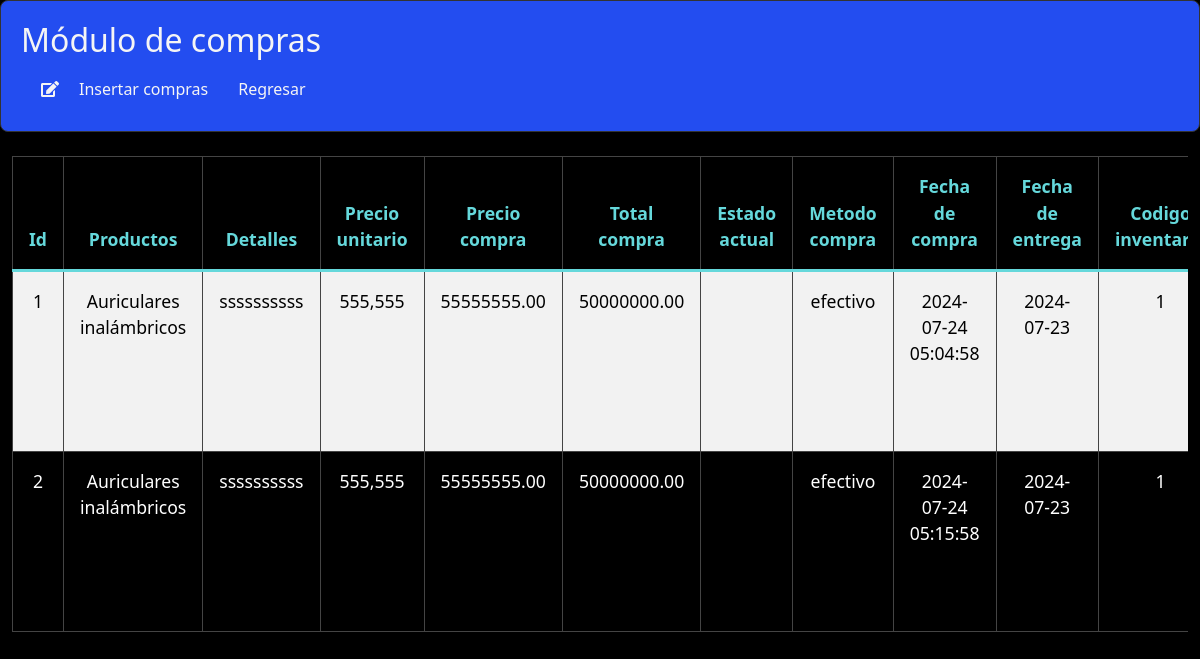
The page /app/Views/Shopping/create.php (signed in) on the database as committed earlier.
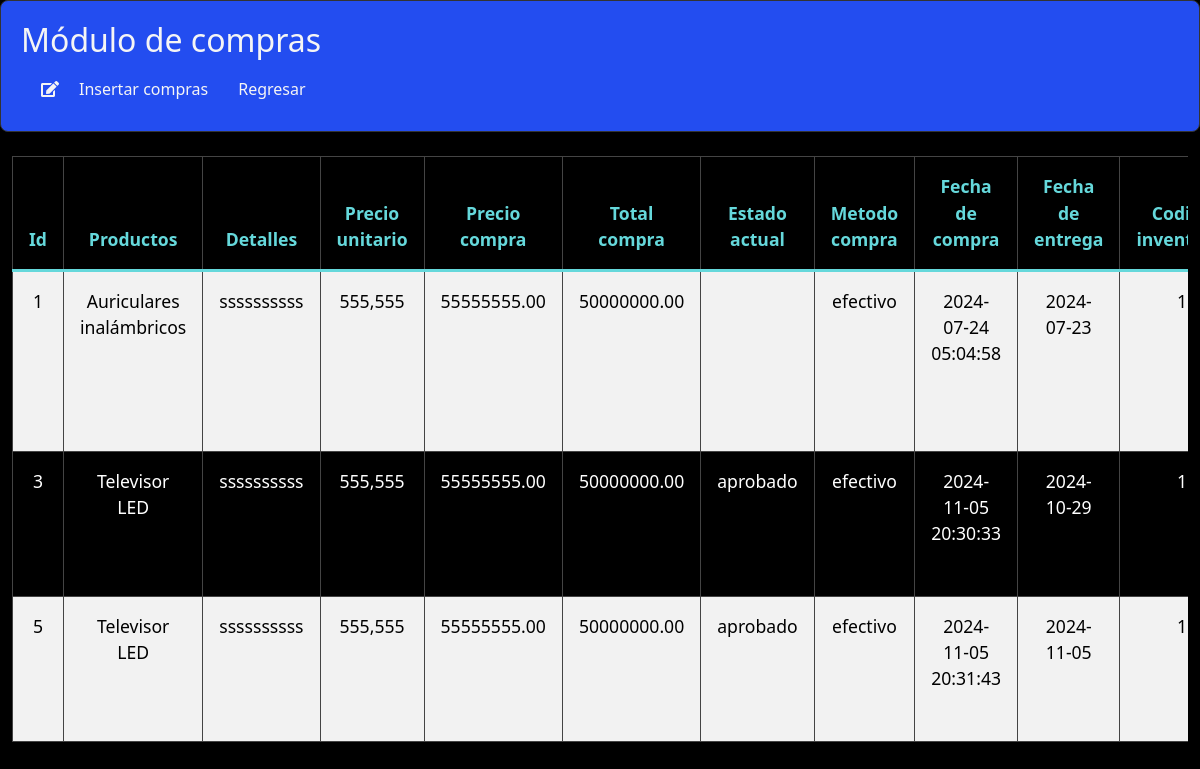
The same page on the database as committed later.
### tables this page shows
CREATE TABLE `compras` (
  `id_compra` int(11) NOT NULL,
  `productos_comprados` varchar(255) NOT NULL,
  `detalles_productos` text NOT NULL,
  `precio_unitario` decimal(10,2) DEFAULT NULL,
  `precio_compra` decimal(10,2) DEFAULT NULL,
  `total_compra` decimal(10,2) DEFAULT NULL,
  `estado_actual` enum('aprobado','pediente','finalizado') NOT NULL,
  `metodo_pago` varchar(50) NOT NULL,
  `fecha_compra` datetime NOT NULL DEFAULT current_timestamp(),
  `fecha_entrega` date NOT NULL DEFAULT current_timestamp(),
  `codigo_inventario` int(11) DEFAULT NULL,
  `id_proveedor` int(11) DEFAULT NULL,
  `id_usuario` int(11) DEFAULT NULL,
  `factura` varchar(255) NOT NULL
);

### app/Views/Shopping/create.php (the view, shortened to what this page needs)
<!DOCTYPE html>
    <html lang="es">
    <head>
        <link href="https://cdn.jsdelivr.net/npm/bootstrap@5.0.2/dist/css/bootstrap.min.css" rel="stylesheet"
>
        <link href="https://cdnjs.cloudflare.com/ajax/libs/font-awesome/5.15.3/css/all.min.css" rel="stylesheet">
    </head>
    <body>
</head>
<body>
<div class="panel">
        <div class="column">
            <h2>Módulo de  compras</h2>
            <ul class="nav">
                <li><i class="fas fa-edit icon"></i><a href='insert.php?da=2'>Insertar compras</a></li>
                <li class="nav-item">
                <a class="nav-link" href="/OptimizationPRO/app/main.php">
                                 Regresar
                            </a>
                        </li>
            </ul>
        </div>
    </div>
    <div class="container-fluid">
    <div class="table-container">
        <div class="table-responsive">
            <table class="table table-striped">
                <thead class="thead-light">
            <tr>
                <th scope="col">Id</th>
                <th scope="col">Productos</th>
                <th scope="col">Detalles</th>
                <th scope="col">Precio unitario</th>
                <th scope="col">Precio compra</th>
                <th scope="col">Total compra</th>
                <th scope="col">Estado actual</th>
                <th scope="col">Metodo compra</th>
                <th scope="col">Fecha de compra</th>
                <th scope="col">Fecha de entrega</th>
                <th scope="col">Codigo inventario</th>
            </tr>
        </thead>
        <tbody>
        <?php
        $mysqli = mysqli_connect(db_host, db_username, db_password, db_dbname);
        mysqli_set_charset($mysqli, 'utf8');
        $consulta = "SELECT * FROM compras ORDER BY id_compra";
        $resultados = $mysqli->query($consulta);
        while ($compra = $resultados->fetch_assoc()) {
        ?>
            <tr>
                <td><?php echo htmlspecialchars($compra['id_compra']); ?></td>
                <td><?php echo htmlspecialchars($compra['productos_comprados']); ?></td>
                <td><?php echo htmlspecialchars($compra['detalles_productos']); ?></td>
                <td><?php echo number_format($compra['precio_unitario']); ?></td>
                <td><?php echo htmlspecialchars($compra['precio_compra']); ?></td>
                <td><?php echo htmlspecialchars($compra['total_compra']); ?></td>
                <td><?php echo htmlspecialchars($compra['estado_actual']); ?></td>
                <td><?php echo htmlspecialchars($compra['metodo_pago']); ?></td>
                <td><?php echo htmlspecialchars($compra['fecha_compra']); ?></td>
                <td><?php echo htmlspecialchars($compra['fecha_entrega']); ?></td>
                <td><?php echo htmlspecialchars($compra['codigo_inventario']); ?></td>
            </tr>
        <?php
        }
        ?>
        </tbody>
    </table>
</div>
</body>
</html>

Rows that differ between the two databases and show on the page:
removed compras: id_compra "2", productos_comprados "Auriculares inalámbricos", detalles_productos "ssssssssss", precio_unitario "555,555", precio_compra "55555555.00", total_compra "50000000.00", metodo_pago "efectivo", fecha_compra "2024-07-24 05:15:58", fecha_entrega "2024-07-23", codigo_inventario "1"
added compras: id_compra "3", productos_comprados "Televisor LED", detalles_productos "ssssssssss", precio_unitario "555,555", precio_compra "55555555.00", total_compra "50000000.00", estado_actual "aprobado", metodo_pago "efectivo", fecha_compra "2024-11-05 20:30:33", fecha_entrega "2024-10-29", codigo_inventario "1"
added compras: id_compra "5", productos_comprados "Televisor LED", detalles_productos "ssssssssss", precio_unitario "555,555", precio_compra "55555555.00", total_compra "50000000.00", estado_actual "aprobado", metodo_pago "efectivo", fecha_compra "2024-11-05 20:31:43", fecha_entrega "2024-11-05", codigo_inventario "1"
